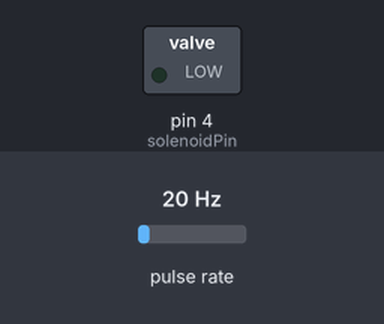
The sketch below on a simulated Arduino Uno, built with avr-gcc and run on an emulated ATmega328P. Shown: switched loads named in the sketch (green lamp = pin HIGH). Wiring (inferred from the names in the program): pulse sensor: data pin 2. Dashed ring = blinking. Inputs (shaded band) come from the test bench; at power-on: pulse rate 20 Hz. What the sketch prints to the serial monitor is not drawn.

Above: at 0.5 s.
Timing chart, 0 to 4.6 s (numbered marks = the images above):
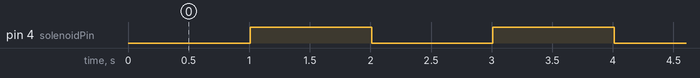

The sketch:

MainPrgm2.ino
```cpp
#define SERIAL_BUFFER_SIZE 64
float total_volume = 0;
volatile int flow_frequency;                // Measures flow sensor pulses
unsigned int l_hour;                        // Calculated litres/hour
float l_sec;                        // Calculated litres/sec
unsigned int kg_sec;
unsigned char flowsensor = 2;               // Sensor Input
unsigned long currentTime;
unsigned long cloopTime;
int solenoidPin = 4;                        // This is the output pin on the Arduino we are using
void flow ()                                // Interrupt function
{
   flow_frequency++;
}
void setup()
{
   pinMode(flowsensor, INPUT);
   pinMode(solenoidPin, OUTPUT);            // Sets the pin as an output
   digitalWrite(flowsensor, HIGH);          // Optional Internal Pull-Up

   Serial.begin(9600);
   attachInterrupt(0, flow, RISING);        // Setup Interrupt
   sei();                                   // Enable interrupts
   currentTime = millis();
   cloopTime = currentTime;
}
void loop ()
{
   currentTime = millis();                  // Every second, calculate and print litres/hour
   if(currentTime >= (cloopTime + 1000))
   {
      cloopTime = currentTime;              // Updates cloopTime
                                            // Pulse frequency (Hz) = 7.5Q, Q is flow rate in L/min.
      l_hour = (flow_frequency * 60 / 7.5); // (Pulse frequency x 60 min) / 7.5Q = flowrate in L/hour
      l_sec = (l_hour * 10 / 36);
      total_volume = total_volume + l_sec;
      flow_frequency = 0;                   // Reset Counter
      digitalWrite(solenoidPin, HIGH);    //Switch Solenoid ON
      delay(1000);                      //Wait 1 Second
      digitalWrite(solenoidPin, LOW);     //Switch Solenoid OFF

      delay(1000);
      Serial.print("b");
      Serial.print(l_hour);            // Print litres/hour
      Serial.println("L/hour");
      Serial.print("b");
      Serial.print(l_sec);            // Print litres/sec
      Serial.println("mL/sec");
   }

   Serial.print("b");
   Serial.print(total_volume);            // Print litres/sec
   Serial.println("mL");
   delay(0);
}
```

Measured:
- by itself, pin 4 (solenoidPin): alternates HIGH for 1.0 s and LOW for 1.0 s
